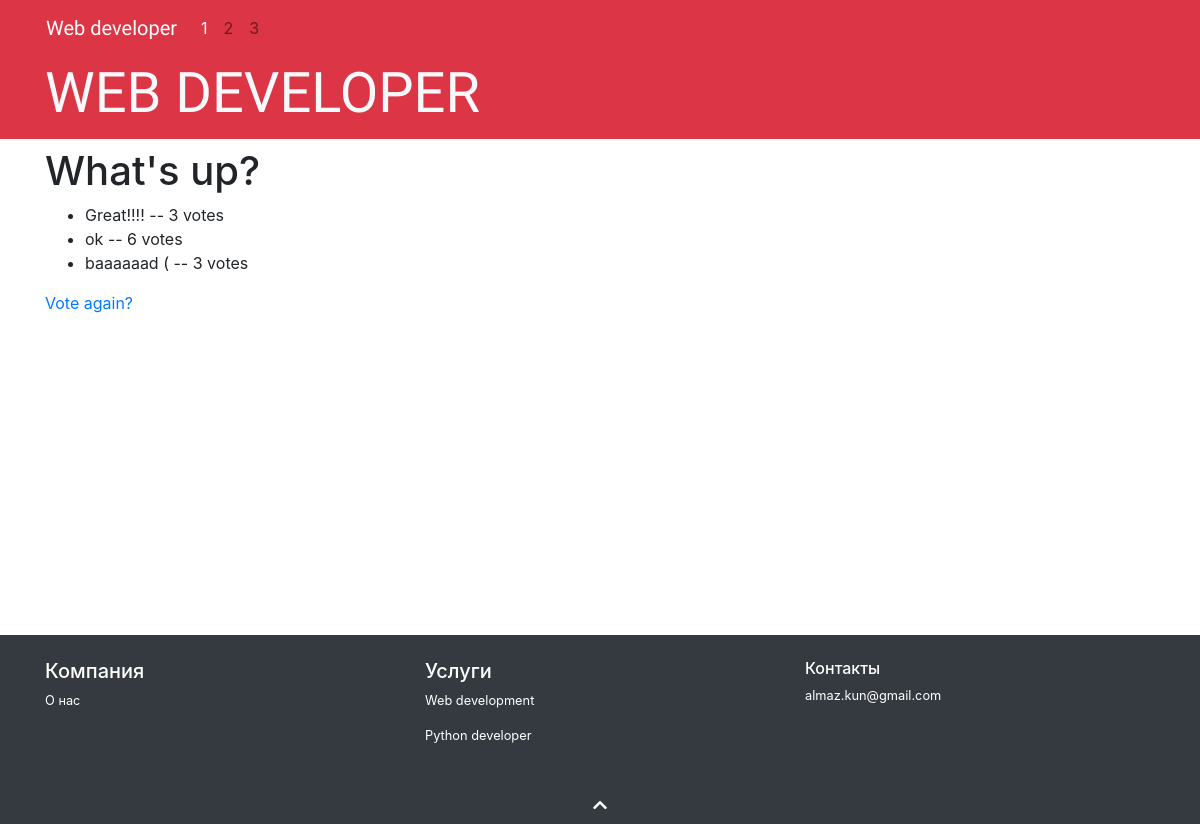
/polls/1/results/, run on an earlier commit of the app's database.
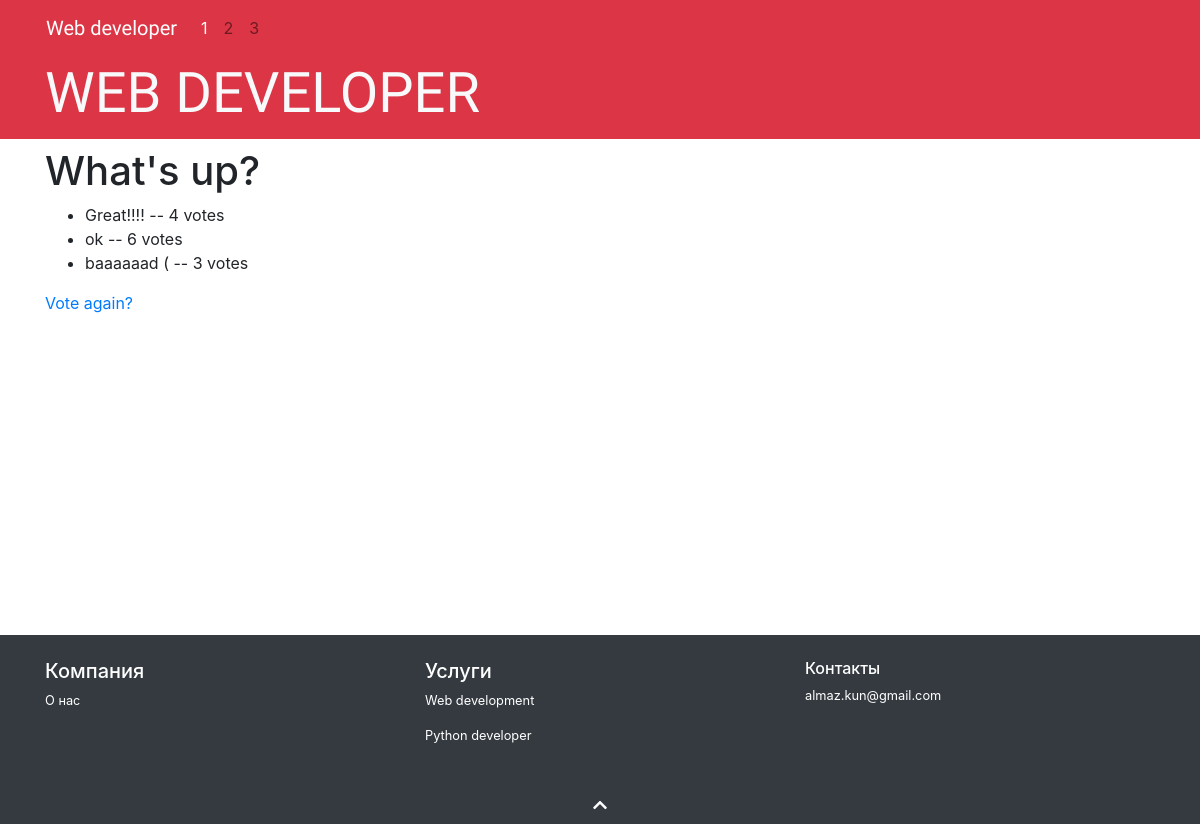
And on a later commit of the database.
### polls/models.py (models this page shows, shortened)
class Question(models.Model):
    question_text = models.CharField(max_length=200)
    pub_date = models.DateTimeField('date published')
    def was_published_recently(self):
        now = timezone.now()
        return now - datetime.timedelta(days=1) <= self.pub_date <= now
    was_published_recently.admin_order_field = 'pub_date'
    was_published_recently.boolean = True
    was_published_recently.short_description = 'Published recently?'

class Choice(models.Model):
    question = models.ForeignKey(Question, on_delete=models.CASCADE)
    choice_text = models.CharField(max_length=200)
    votes = models.IntegerField(default=0)

### polls/views.py (the view)
# urls.py: path('<int:pk>/results/', views.ResultsView.as_view(), name='results'),
class ResultsView(generic.DetailView):
    model = Question
    template_name = 'polls/results.html'

### polls/templates/polls/results.html
{% extends "polls/base_generic.html" %}
{% block content %}
<h1>{{ question.question_text }}</h1>
<ul>
{% for choice in question.choice_set.all %}
    <li>{{ choice.choice_text }} -- {{ choice.votes }} vote{{ choice.votes|pluralize }}</li>
{% endfor %}
</ul>
<a href="{% url 'polls:detail' question.id %}">Vote again?</a>
{% endblock %}

### polls/templates/polls/base_generic.html (shortened to what this page needs)
<!DOCTYPE html>
<html lang="ru">
    <head>
    <link rel="stylesheet" href="https://use.fontawesome.com/releases/v5.5.0/css/all.css">
    <link rel="stylesheet" href="https://stackpath.bootstrapcdn.com/bootstrap/4.1.3/css/bootstrap.min.css">
    {% load static %}
    <link rel="stylesheet" href="{% static '/css/style.css' %}">
    </head>
    <body>
        <div id="navigation" class="bg-danger sticky-top">
            <nav class="container navbar navbar-expand-lg navbar-light ">
                <a class="navbar-brand text-chicle text-white" href="#">Web developer</a>
                <div class="collapse navbar-collapse text-white" id="navbarSupportedContent">
                    <ul class="navbar-nav mr-auto">
                        <li class="nav-item active">
                            <a class="nav-link text-white" href="{% url 'surveyform:index' %}">1</a>
                        </li>
                        <li class="nav-item">
                            <a class="nav-link" href="#">2</a>
                        </li>
                        <li class="nav-item">
                            <a class="nav-link" href="#">3</a>
                        </li>
                    </ul>
                </div>
            </nav>
        </div>
        <header>
            <div class="bg-danger p-1">
                <h1 class="container display-4 text-chicle text-light">WEB DEVELOPER</h1>
            </div>
        </header>
        <main style="min-height: 60vh;" class="container my-2">
            {% block content %}
            {% endblock %}
        </main>
        <footer class="small bg-dark text-white">
            <div class="container">
                <div class="row py-4">
                    <div class="col-sm-4">
                        <h5>Компания</h5>
                        <p>О нас</p>
                    </div>
                    <div class="col-sm-4">
                        <h5>Услуги</h5>
                        <p>Web development</p>
                        <p>Python developer</p>
                    </div>
                    <div class="col-sm-4">
                        <h6>Контакты</h6>
                        <p>almaz.kun@gmail.com</p>
                    </div>
                </div>
                <a class="text-white" href="#top"><div class="btn btn-block"><i class="fas fa-chevron-up"></i></div></a>
            </div>
        </footer>
    </body>
</html>

### surveyform/static/css/style.css (style rules this page uses)
.text-chicle { font-family: 'Lobster', cursive; }

What changed in the data, as far as the page shows it:
changed Choice "Great!!!!": votes "3" → "4"
